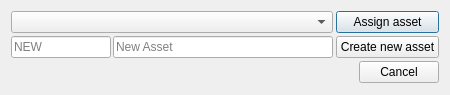
<?xml version="1.0" encoding="UTF-8"?>
<ui version="4.0">
 <class>AddAssetDialog</class>
 <widget class="QDialog" name="AddAssetDialog">
  <property name="geometry">
   <rect>
    <x>0</x>
    <y>0</y>
    <width>450</width>
    <height>95</height>
   </rect>
  </property>
  <property name="windowTitle">
   <string>Dialog</string>
  </property>
  <layout class="QVBoxLayout" name="verticalLayout">
   <property name="spacing">
    <number>3</number>
   </property>
   <item>
    <layout class="QGridLayout" name="gridLayout">
     <property name="spacing">
      <number>3</number>
     </property>
     <item row="0" column="0">
      <widget class="QComboBox" name="assetList">
       <property name="editable">
        <bool>false</bool>
       </property>
      </widget>
     </item>
     <item row="0" column="1">
      <widget class="QPushButton" name="addButton">
       <property name="maximumSize">
        <size>
         <width>150</width>
         <height>16777215</height>
        </size>
       </property>
       <property name="text">
        <string>Assign asset</string>
       </property>
      </widget>
     </item>
     <item row="1" column="0">
      <layout class="QHBoxLayout" name="horizontalLayout">
       <property name="spacing">
        <number>2</number>
       </property>
       <item>
        <widget class="QLineEdit" name="shortNameEdit">
         <property name="maximumSize">
          <size>
           <width>100</width>
           <height>16777215</height>
          </size>
         </property>
         <property name="placeholderText">
          <string>NEW</string>
         </property>
        </widget>
       </item>
       <item>
        <widget class="QLineEdit" name="nameEdit">
         <property name="placeholderText">
          <string>New Asset</string>
         </property>
        </widget>
       </item>
      </layout>
     </item>
     <item row="1" column="1">
      <widget class="QPushButton" name="createButton">
       <property name="maximumSize">
        <size>
         <width>150</width>
         <height>16777215</height>
        </size>
       </property>
       <property name="text">
        <string>Create new asset</string>
       </property>
      </widget>
     </item>
    </layout>
   </item>
   <item>
    <widget class="QDialogButtonBox" name="buttonBox">
     <property name="orientation">
      <enum>Qt::Horizontal</enum>
     </property>
     <property name="standardButtons">
      <set>QDialogButtonBox::Cancel</set>
     </property>
    </widget>
   </item>
  </layout>
 </widget>
 <resources/>
 <connections>
  <connection>
   <sender>buttonBox</sender>
   <signal>rejected()</signal>
   <receiver>AddAssetDialog</receiver>
   <slot>reject()</slot>
   <hints>
    <hint type="sourcelabel">
     <x>316</x>
     <y>260</y>
    </hint>
    <hint type="destinationlabel">
     <x>286</x>
     <y>274</y>
    </hint>
   </hints>
  </connection>
  <connection>
   <sender>shortNameEdit</sender>
   <signal>returnPressed()</signal>
   <receiver>nameEdit</receiver>
   <slot>setFocus()</slot>
   <hints>
    <hint type="sourcelabel">
     <x>60</x>
     <y>46</y>
    </hint>
    <hint type="destinationlabel">
     <x>226</x>
     <y>46</y>
    </hint>
   </hints>
  </connection>
 </connections>
</ui>
